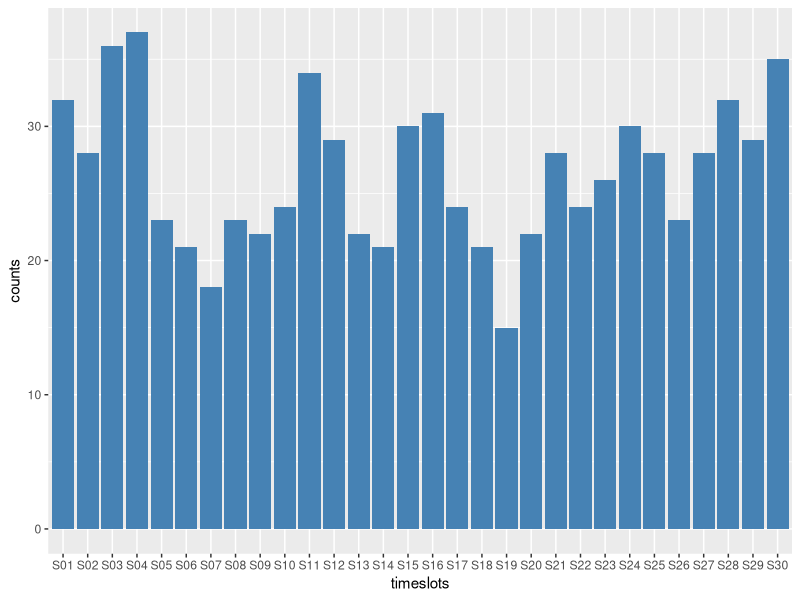

Write the R code that produced this figure. (Note: a time limit stopped this script after it produced the figure.)
## ---- chunk 1
# Read the data file
df <- read.csv("data.csv", na.strings="", stringsAsFactors=FALSE)

# Convert the data from "OK" and NA to 0 and 1, then find the total number
# of people who chose each of the different time slots
df[is.na(df)] <- 0
df[df == "OK"] <- 1
df[,2:31] <- apply(df[,2:31], 2, as.numeric)

ts_sums <- colSums(df)
## ---- chunk 2
library(ggplot2)

fig <- ggplot(data=data.frame(timeslots=colnames(df)[2:31],
                              counts=ts_sums[2:31]),
              aes(x=timeslots, y=counts)) + geom_bar(stat="identity", fill="steel blue")
print(fig)
## ---- chunk 3
library(dplyr)

new_names <- sapply(combn(names(df[,2:31]), 2, simplify = FALSE),
                    function(x) { paste(x, collapse="") })

for (i in 1:length(new_names)) {
  df <- mutate(df, newcol=as.numeric(df[substr(new_names[i], 1, 3)] |
                                       df[substr(new_names[i], 4, 6)]))
  colnames(df)[colnames(df)=="newcol"] <- new_names[i]
}
## ---- chunk 4
ts_sums <- colSums(df[,32:dim(df)[2]])
ts_sums[order(-ts_sums)][1:10]
## ---- chunk 5
new_names <- sapply(combn(names(df[,2:31]), 3, simplify = FALSE),
                    function(x) { paste(x, collapse="") })
enddim <- dim(df)[2]

for (i in 1:length(new_names)) {
  df <- mutate(df, newcol=as.numeric(df[substr(new_names[i], 1, 3)] |
                                       df[substr(new_names[i], 4, 6)] |
                                       df[substr(new_names[i], 7, 9)]))
  colnames(df)[colnames(df)=="newcol"] <- new_names[i]
}

ts_sums <- colSums(df[,enddim+1:dim(df)[2]])
ts_sums[order(-ts_sums)][1:10]
